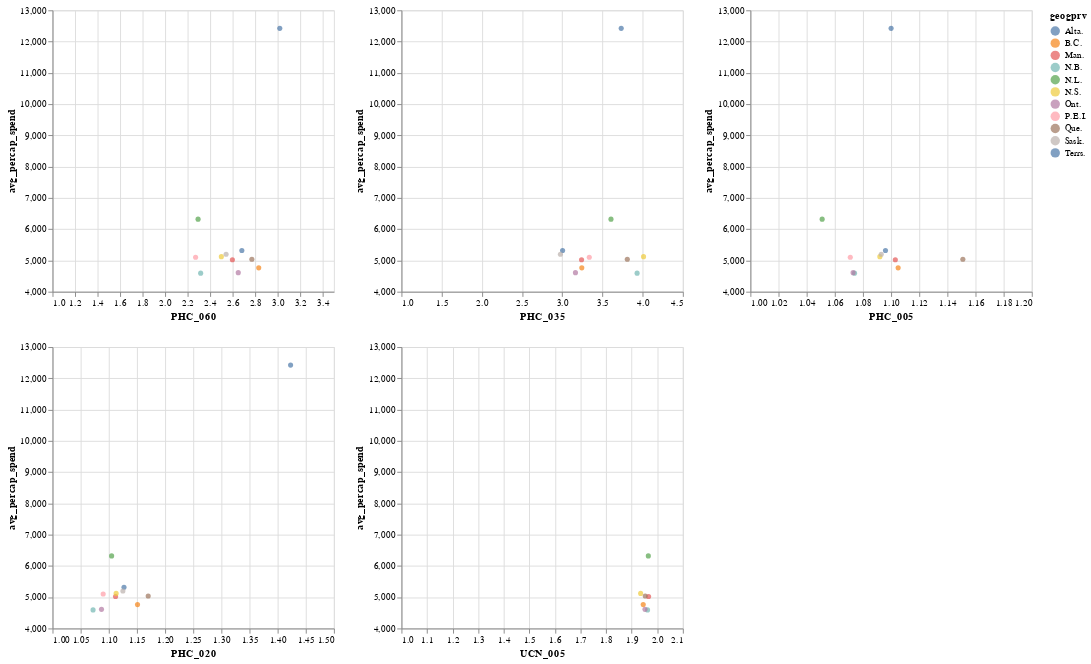

The notebook cell this image was saved under:
### Markdown cell above
For the second research question, our dataset only has a few variables in it so we should be able to fit all of them into one comprehensive visualization, or at least a set of visualizations. We're going to make several scatterplots with a survey variable on the x axis and the per capita spending on the y axis with the points coloured by province, which should hopefully give an indication of any correlations or patterns in the data.

### Code cell
PHC_060_chart = alt.Chart(combined_data).mark_circle().encode(
    alt.X('PHC_060').scale(domain=[1, 3.5]),
    alt.Y('avg_percap_spend').scale(domain=[4000, 13000]),
    alt.Color('geogprv'))

PHC_035_chart = alt.Chart(combined_data).mark_circle().encode(
    alt.X('PHC_035').scale(domain=[1, 4.5]),
    alt.Y('avg_percap_spend').scale(domain=[4000, 13000]),
    alt.Color('geogprv'))

PHC_005_chart = alt.Chart(combined_data).mark_circle().encode(
    alt.X('PHC_005').scale(domain=[1, 1.2]),
    alt.Y('avg_percap_spend').scale(domain=[4000, 13000]),
    alt.Color('geogprv'))

PHC_020_chart = alt.Chart(combined_data).mark_circle().encode(
    alt.X('PHC_020').scale(domain=[1, 1.5]),
    alt.Y('avg_percap_spend').scale(domain=[4000, 13000]),
    alt.Color('geogprv'))

UCN_005_chart = alt.Chart(combined_data).mark_circle().encode(
    alt.X('UCN_005').scale(domain=[1, 2.1]),
    alt.Y('avg_percap_spend').scale(domain=[4000, 13000]),
    alt.Color('geogprv'))

PHC_060_chart & PHC_020_chart | PHC_035_chart & UCN_005_chart | PHC_005_chart

### Figure 1 — Vega-Lite specification as saved in the notebook (floating-point values rounded to 4 significant figures)
{"config": {"view": {"continuousWidth": 300, "continuousHeight": 300}}, "hconcat": [{"vconcat": [{"mark": {"type": "circle"}, "encoding": {"color": {"field": "geogprv", "type": "nominal"}, "x": {"field": "PHC_060", "scale": {"domain": [1, 3.5]}, "type": "quantitative"}, "y": {"field": "avg_percap_spend", "scale": {"domain": [4000, 13000]}, "type": "quantitative"}}}, {"mark": {"type": "circle"}, "encoding": {"color": {"field": "geogprv", "type": "nominal"}, "x": {"field": "PHC_020", "scale": {"domain": [1, 1.5]}, "type": "quantitative"}, "y": {"field": "avg_percap_spend", "scale": {"domain": [4000, 13000]}, "type": "quantitative"}}}]}, {"vconcat": [{"mark": {"type": "circle"}, "encoding": {"color": {"field": "geogprv", "type": "nominal"}, "x": {"field": "PHC_035", "scale": {"domain": [1, 4.5]}, "type": "quantitative"}, "y": {"field": "avg_percap_spend", "scale": {"domain": [4000, 13000]}, "type": "quantitative"}}}, {"mark": {"type": "circle"}, "encoding": {"color": {"field": "geogprv", "type": "nominal"}, "x": {"field": "UCN_005", "scale": {"domain": [1, 2.1]}, "type": "quantitative"}, "y": {"field": "avg_percap_spend", "scale": {"domain": [4000, 13000]}, "type": "quantitative"}}}]}, {"mark": {"type": "circle"}, "encoding": {"color": {"field": "geogprv", "type": "nominal"}, "x": {"field": "PHC_005", "scale": {"domain": [1, 1.2]}, "type": "quantitative"}, "y": {"field": "avg_percap_spend", "scale": {"domain": [4000, 13000]}, "type": "quantitative"}}}], "data": {"name": "data-3e612fea72b44b522430e85985f88741"}, "$schema": "https://vega.github.io/schema/vega-lite/v5.20.1.json", "datasets": {"data-3e612fea72b44b522430e85985f88741": [{"geogprv": "Alta.", "avg_percap_spend": 5318.0, "PHC_060": 2.682, "PHC_035": 3.004, "PHC_005": 1.096, "PHC_020": 1.127, "UCN_005": null}, {"geogprv": "B.C.", "avg_percap_spend": 4763.0, "PHC_060": 2.832, "PHC_035": 3.243, "PHC_005": 1.105, "PHC_020": 1.151, "UCN_005": 1.945}, {"geogprv": "Man.", "avg_percap_spend": 5021.0, "PHC_060": 2.598, "PHC_035": 3.24, "PHC_005": 1.103, "PHC_020": 1.112, "UCN_005": 1.966}, {"geogprv": "N.B.", "avg_percap_spend": 4594.0, "PHC_060": 2.316, "PHC_035": 3.931, "PHC_005": 1.074, "PHC_020": 1.072, "UCN_005": 1.962}, {"geogprv": "N.L.", "avg_percap_spend": 6320.0, "PHC_060": 2.293, "PHC_035": 3.606, "PHC_005": 1.051, "PHC_020": 1.105, "UCN_005": 1.965}, {"geogprv": "N.S.", "avg_percap_spend": 5121.0, "PHC_060": 2.5, "PHC_035": 4.011, "PHC_005": 1.092, "PHC_020": 1.113, "UCN_005": 1.935}, {"geogprv": "Ont.", "avg_percap_spend": 4611.0, "PHC_060": 2.65, "PHC_035": 3.164, "PHC_005": 1.073, "PHC_020": 1.087, "UCN_005": 1.952}, {"geogprv": "P.E.I.", "avg_percap_spend": 5101.0, "PHC_060": 2.271, "PHC_035": 3.336, "PHC_005": 1.071, "PHC_020": 1.09, "UCN_005": null}, {"geogprv": "Que.", "avg_percap_spend": 5037.0, "PHC_060": 2.771, "PHC_035": 3.809, "PHC_005": 1.151, "PHC_020": 1.17, "UCN_005": 1.953}, {"geogprv": "Sask.", "avg_percap_spend": 5199.0, "PHC_060": 2.542, "PHC_035": 2.977, "PHC_005": 1.093, "PHC_020": 1.125, "UCN_005": null}, {"geogprv": "Terrs.", "avg_percap_spend": 12420.0, "PHC_060": 3.019, "PHC_035": 3.733, "PHC_005": 1.1, "PHC_020": 1.423, "UCN_005": null}]}}
